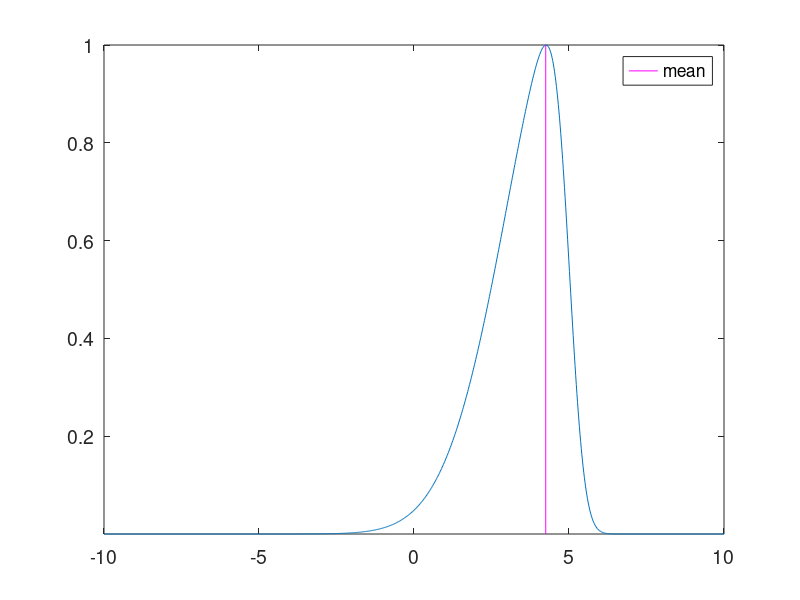

MATLAB code for this plot:
function [out, sg_mode, sg_mean, sg_variance, sg_skew] = create_skew_gaussian_normalized(alpha, location, scale, x)
% Make a skew gaussian distribution from specified distribution parameters
%
%   Inputs:
%       alpha:
%       location:
%       scale:
%       x:
%     
%   Outputs:
%       out:
%       sg_mode:
%       sg_mean:
%       sg_variance:
%       sg_skew:
%
%
%%   Copyright 2020 Michael J. Prerau, Ph.D. - http://www.sleepEEG.org
%   Last modified:
%       - Created - Tom Possidente 2/03/2022
%%%************************************************************************************%%%


if nargin == 0
    % distribution parameters
    alpha = -5;
    scale = 2;
    location = 5;
    x = linspace(-10, 10, 1000);
end

% Set skew gaussian formula
y = @(x,location,scale)2 * normpdf((x-location)/scale) .* normcdf(alpha * (x-location)/scale);

% Compute skew gaussian
delta = alpha / sqrt(1 + alpha^2);
mu_z = delta * sqrt(2/pi);
sigma_z = sqrt(1 - mu_z^2);

sg_mean = location + scale * mu_z;
sg_variance = scale^2 * (1 - 2*delta^2/pi);
sg_skew = (4 - pi)/2 * (delta * sqrt(2/pi))^3 / (1 - 2*delta^2/pi)^(3/2);
sg_mode = location + scale * (mu_z - sg_skew * sigma_z/2 - sign(alpha)/2 * exp(-2*pi / abs(alpha)));

out = y(x,location,scale)/y(sg_mode,location,scale);

if nargin == 0
    figure
    plot(x, out)
    hold on
    axis tight
    l2 = plot([sg_mode, sg_mode], ylim, 'm');
    legend(l2, {'mean', 'mode'})
    set(gca, 'FontSize', 14)
end